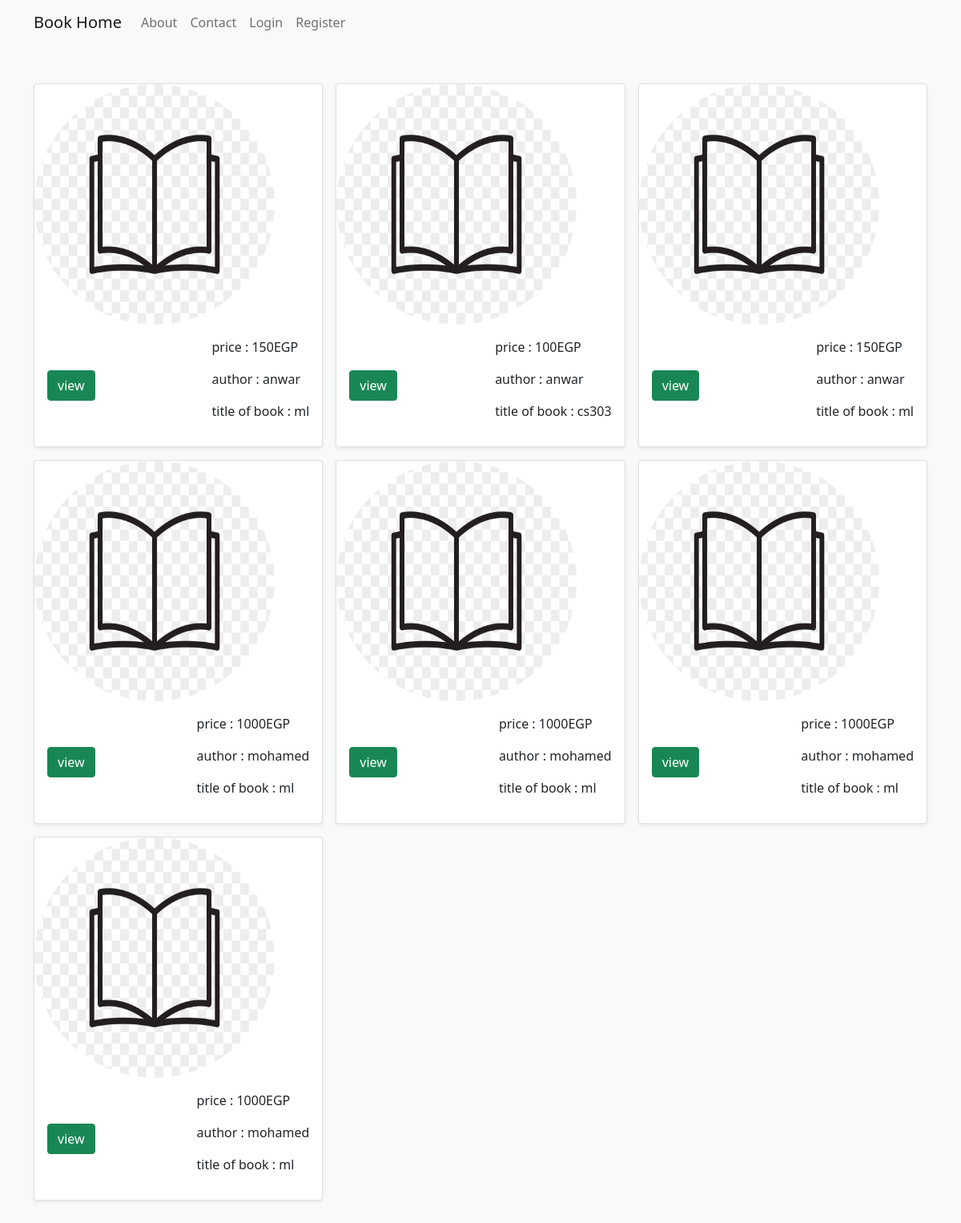
The page /home on the database its author committed.
### Models.py (models this page shows, shortened)
class Book(db.Model, UserMixin):
    id = db.Column(db.Integer, primary_key=True)
    title = db.Column(db.String(100), nullable=False)
    author = db.Column(db.String(100), nullable=False)
    publication = db.Column(db.String(100), nullable=False)
    ISBN = db.Column(db.String(100), nullable=False)
    content = db.Column(db.Text, nullable=False)
    price = db.Column(db.Integer, nullable=False)
    piece=db.Column(db.Integer, nullable=False)
    image_file = db.Column(db.String(20), nullable=False, default='default.jpg')
    cart=db.relationship('Cart', backref='cartbook', lazy=True)
    orderbook=db.relationship('OrderBook', backref='orderbook', lazy=True)

### routes.py (the view)
@app.route("/")
@app.route("/home")
def home():
    books=Book.query.all()
    return render_template('books.html', books=books)

### templates/books.html (shortened to what this page needs)
{% extends "home.html" %}
  {% block content %}
  <div class="album py-5 bg-light">
    <div class="container">
      <div class="row row-cols-1 row-cols-sm-2 row-cols-md-3 g-3">
      {% for book in books %}
        <div class="col">
          <div class="card shadow-sm">
          <img class="rounded-circle article-img"
            {% if book.image_file[0] == "C" %}
              src="{{ url_for('static',filename='book_profile/' + 'defalt.jpg' ) }}" width = "300" height = "300">
          {%else%}
                src="{{ url_for('static',filename='book_profile/' + book.image_file ) }}" width = "300" height = "300">
          {%endif%}
            <div class="card-body">
              <div class="d-flex justify-content-between align-items-center">
                <div class="btn-group">
    <a class="btn btn-success"  role = "button"
    href="{{ url_for('book_info', book_id=book.id) }}">view</a>
    </div>
    <div>
         <p class="article-content">price : {{ book.price }}EGP</p>
         <p class="article-content">author : {{ book.author}}</p>
         <p class="article-content">title of book : {{ book.title}}</p>
         </div>
            </div>
          </div>
        </div>
        </div>
    {% endfor %}
  {% endblock %}

### rows shown on the page
Book: price "150", author "anwar", title "ml"
Book: price "100", author "anwar", title "cs303"
Book: price "150", author "anwar", title "ml"
Book: price "1000", author "mohamed", title "ml"
Book: price "1000", author "mohamed", title "ml"
Book: price "1000", author "mohamed", title "ml"
Book: price "1000", author "mohamed", title "ml"
